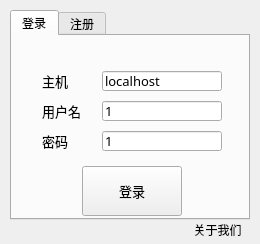
<?xml version="1.0" encoding="UTF-8"?>
<ui version="4.0">
 <class>Loginview</class>
 <widget class="QMainWindow" name="Loginview">
  <property name="geometry">
   <rect>
    <x>0</x>
    <y>0</y>
    <width>260</width>
    <height>244</height>
   </rect>
  </property>
  <property name="windowTitle">
   <string>欢迎使用</string>
  </property>
  <widget class="QWidget" name="centralwidget">
   <widget class="QTabWidget" name="tabWidget">
    <property name="geometry">
     <rect>
      <x>10</x>
      <y>10</y>
      <width>240</width>
      <height>210</height>
     </rect>
    </property>
    <property name="maximumSize">
     <size>
      <width>561</width>
      <height>16777215</height>
     </size>
    </property>
    <property name="currentIndex">
     <number>0</number>
    </property>
    <widget class="QWidget" name="tabLogin">
     <attribute name="title">
      <string>登录</string>
     </attribute>
     <widget class="QLabel" name="hostname_login">
      <property name="geometry">
       <rect>
        <x>30</x>
        <y>30</y>
        <width>50</width>
        <height>30</height>
       </rect>
      </property>
      <property name="font">
       <font>
        <family>黑体</family>
        <pointsize>10</pointsize>
       </font>
      </property>
      <property name="text">
       <string>主机</string>
      </property>
     </widget>
     <widget class="QLineEdit" name="iHostname_login">
      <property name="geometry">
       <rect>
        <x>90</x>
        <y>35</y>
        <width>120</width>
        <height>20</height>
       </rect>
      </property>
      <property name="font">
       <font>
        <family>黑体</family>
        <pointsize>10</pointsize>
       </font>
      </property>
      <property name="text">
       <string>localhost</string>
      </property>
     </widget>
     <widget class="QLabel" name="username_login">
      <property name="geometry">
       <rect>
        <x>30</x>
        <y>60</y>
        <width>50</width>
        <height>30</height>
       </rect>
      </property>
      <property name="font">
       <font>
        <family>黑体</family>
        <pointsize>10</pointsize>
       </font>
      </property>
      <property name="text">
       <string>用户名</string>
      </property>
     </widget>
     <widget class="QLineEdit" name="iUsername_login">
      <property name="geometry">
       <rect>
        <x>90</x>
        <y>65</y>
        <width>120</width>
        <height>20</height>
       </rect>
      </property>
      <property name="font">
       <font>
        <family>黑体</family>
        <pointsize>10</pointsize>
       </font>
      </property>
      <property name="text">
       <string>1</string>
      </property>
     </widget>
     <widget class="QLabel" name="password_login">
      <property name="geometry">
       <rect>
        <x>30</x>
        <y>90</y>
        <width>50</width>
        <height>30</height>
       </rect>
      </property>
      <property name="font">
       <font>
        <family>黑体</family>
        <pointsize>10</pointsize>
       </font>
      </property>
      <property name="text">
       <string>密码</string>
      </property>
     </widget>
     <widget class="QLineEdit" name="iPassword_login">
      <property name="geometry">
       <rect>
        <x>90</x>
        <y>95</y>
        <width>120</width>
        <height>20</height>
       </rect>
      </property>
      <property name="font">
       <font>
        <family>黑体</family>
        <pointsize>10</pointsize>
       </font>
      </property>
      <property name="text">
       <string>1</string>
      </property>
     </widget>
     <widget class="QPushButton" name="loginButton">
      <property name="geometry">
       <rect>
        <x>70</x>
        <y>130</y>
        <width>100</width>
        <height>50</height>
       </rect>
      </property>
      <property name="font">
       <font>
        <family>黑体</family>
        <pointsize>10</pointsize>
       </font>
      </property>
      <property name="text">
       <string>登录</string>
      </property>
     </widget>
    </widget>
    <widget class="QWidget" name="tabRegister">
     <attribute name="title">
      <string>注册</string>
     </attribute>
     <widget class="QLabel" name="hostname_reg">
      <property name="geometry">
       <rect>
        <x>30</x>
        <y>30</y>
        <width>50</width>
        <height>30</height>
       </rect>
      </property>
      <property name="font">
       <font>
        <family>黑体</family>
        <pointsize>10</pointsize>
       </font>
      </property>
      <property name="text">
       <string>主机</string>
      </property>
     </widget>
     <widget class="QLineEdit" name="iHostname_reg">
      <property name="geometry">
       <rect>
        <x>90</x>
        <y>35</y>
        <width>120</width>
        <height>20</height>
       </rect>
      </property>
      <property name="font">
       <font>
        <family>黑体</family>
        <pointsize>10</pointsize>
       </font>
      </property>
      <property name="text">
       <string>localhost</string>
      </property>
     </widget>
     <widget class="QLabel" name="username_reg">
      <property name="geometry">
       <rect>
        <x>30</x>
        <y>60</y>
        <width>50</width>
        <height>30</height>
       </rect>
      </property>
      <property name="font">
       <font>
        <family>黑体</family>
        <pointsize>10</pointsize>
       </font>
      </property>
      <property name="text">
       <string>用户名</string>
      </property>
     </widget>
     <widget class="QLineEdit" name="iUsername_reg">
      <property name="geometry">
       <rect>
        <x>90</x>
        <y>65</y>
        <width>120</width>
        <height>20</height>
       </rect>
      </property>
      <property name="font">
       <font>
        <family>黑体</family>
        <pointsize>10</pointsize>
       </font>
      </property>
      <property name="text">
       <string>1</string>
      </property>
     </widget>
     <widget class="QLabel" name="password_reg">
      <property name="geometry">
       <rect>
        <x>30</x>
        <y>90</y>
        <width>50</width>
        <height>30</height>
       </rect>
      </property>
      <property name="font">
       <font>
        <family>黑体</family>
        <pointsize>10</pointsize>
       </font>
      </property>
      <property name="text">
       <string>密码</string>
      </property>
     </widget>
     <widget class="QLineEdit" name="iPassword_reg">
      <property name="geometry">
       <rect>
        <x>90</x>
        <y>95</y>
        <width>120</width>
        <height>20</height>
       </rect>
      </property>
      <property name="font">
       <font>
        <family>黑体</family>
        <pointsize>10</pointsize>
       </font>
      </property>
      <property name="text">
       <string>1</string>
      </property>
     </widget>
     <widget class="QPushButton" name="regButton">
      <property name="geometry">
       <rect>
        <x>70</x>
        <y>130</y>
        <width>100</width>
        <height>50</height>
       </rect>
      </property>
      <property name="font">
       <font>
        <family>黑体</family>
        <pointsize>10</pointsize>
       </font>
      </property>
      <property name="text">
       <string>注册</string>
      </property>
     </widget>
    </widget>
   </widget>
   <widget class="QPushButton" name="aboutLabel">
    <property name="geometry">
     <rect>
      <x>180</x>
      <y>220</y>
      <width>75</width>
      <height>20</height>
     </rect>
    </property>
    <property name="styleSheet">
     <string notr="true">background: transparent;</string>
    </property>
    <property name="text">
     <string>关于我们</string>
    </property>
    <property name="flat">
     <bool>true</bool>
    </property>
   </widget>
  </widget>
 </widget>
 <resources/>
 <connections/>
</ui>
